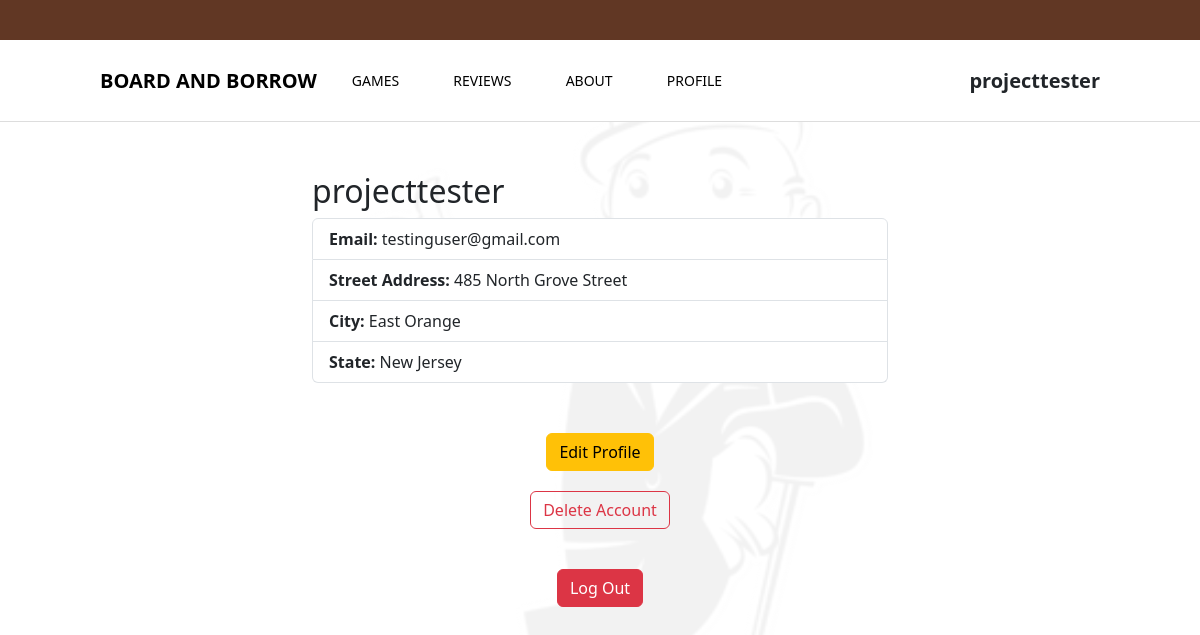
The app's page /profile.php (signed in), older data.
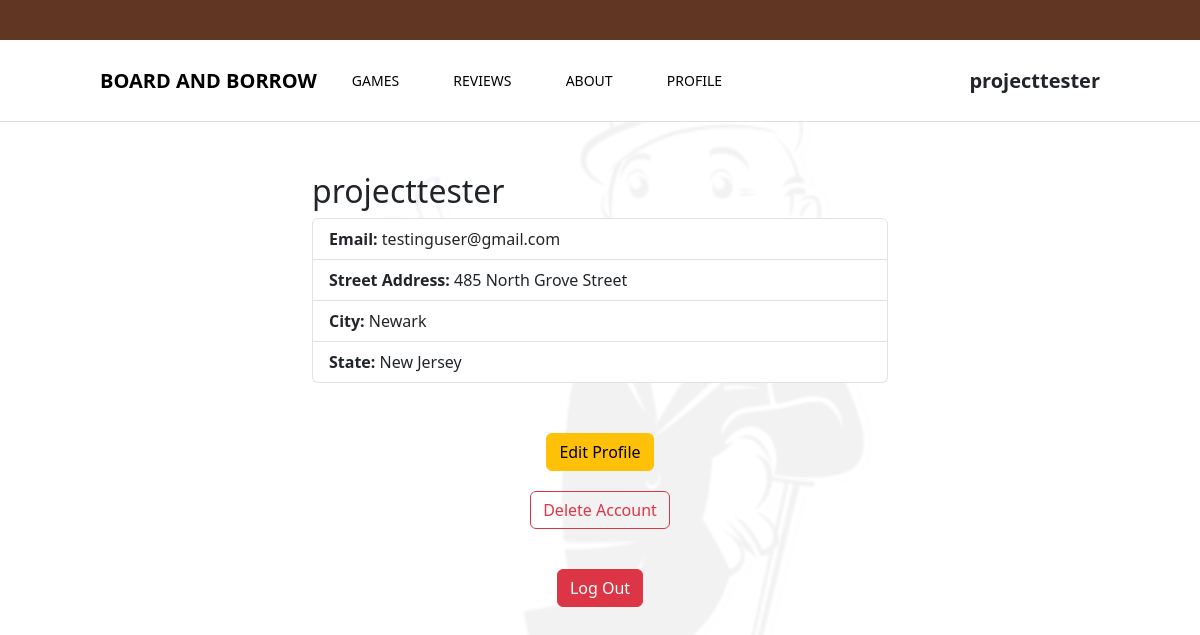
The same page, newer data.
### tables this page shows
CREATE TABLE `users` (
  `id` int(11) NOT NULL,
  `username` varchar(50) NOT NULL,
  `email` varchar(100) NOT NULL,
  `password` varchar(255) NOT NULL,
  `street_address` varchar(255) NOT NULL,
  `city` varchar(100) NOT NULL,
  `state` varchar(100) NOT NULL,
  `created_at` timestamp NOT NULL DEFAULT CURRENT_TIMESTAMP
);

### profile.php (the view, shortened to what this page needs)
<?php
$servername = "localhost";
$db_username = "root";
$db_password = "root";
$dbname = "user_registration";
$conn = new mysqli($servername, $db_username, $db_password, $dbname);
$user = $_SESSION['username'];
$sql = "SELECT username, email, street_address, city, state FROM users WHERE username = ?";
$stmt = $conn->prepare($sql);
$stmt->bind_param("s", $user);
$stmt->execute();
$result = $stmt->get_result();
$user_data = $result->fetch_assoc();
?>
<!doctype html>
<html lang="en">
<head>
    <link rel="stylesheet" href="style.css">
    <link href="https://cdn.jsdelivr.net/npm/bootstrap@5.3.5/dist/css/bootstrap.min.css" rel="stylesheet"
>
</head>
<body>
    <div class="top-bar"></div>
    <div class="nav-bar">
        <div class="logo"><a href="index.php">BOARD AND BORROW</a></div>
        <div class="nav-buttons">
            <button><a href="games.php">GAMES</a></button>
            <button><a href="reviews.php">REVIEWS</a></button>
            <button>ABOUT
            </button>
            <button>PROFILE</button>
        </div>
        <div class="auth-links">
            <?php if (isset($_SESSION['username'])): ?>
                <span><?php echo htmlspecialchars($_SESSION['username']); ?></span>
            <?php else: ?>
                <a href="signup.php">SIGN UP</a> /
                <a href="login.php">LOGIN</a>
            <?php endif; ?>
        </div>
    </div>
    <div class="container" style="max-width: 600px; margin: 50px auto;">
        <h2><?php echo htmlspecialchars($user_data['username']); ?></h2>
        <ul class="list-group">
            <li class="list-group-item"><strong>Email:</strong> <?php echo htmlspecialchars($user_data['email']); ?>
            </li>
            <li class="list-group-item"><strong>Street Address:</strong>
                <?php echo htmlspecialchars($user_data['street_address']); ?></li>
            <li class="list-group-item"><strong>City:</strong> <?php echo htmlspecialchars($user_data['city']); ?></li>
            <li class="list-group-item"><strong>State:</strong> <?php echo htmlspecialchars($user_data['state']); ?>
            </li>
        </ul>
    </div>
    <div style="text-align:center; margin-top: 30px;">
        <a href="edit.php" class="btn btn-warning">Edit Profile</a>
    </div>
    <div style="text-align:center; margin-top: 20px;">
        <form action="delete.php" method="POST" onsubmit="return confirmDelete();">
            <button type="submit" class="btn btn-outline-danger">Delete Account</button>
        </form>
    </div>
    <div style="text-align:center; margin-top: 40px;">
        <form action="logout.php" method="POST">
            <button type="submit" class="btn btn-danger">Log Out</button>
        </form>
    </div>
</body>
</html>

Row changes from the older to the newer data that the page shows:
changed users "projecttester": city "East Orange" → "Newark"
